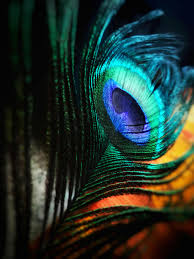
#> input picture Experiment-05/Sample.jpg, 194 x 259 px, found by its file name
$ jupyter execute Practice_Ques_Exp5_CV.ipynb
#> lines starting #> are read from the running program, lines starting #| are printed output that depends on the picture
Q1.Rotate an image by 90 degrees around its center.

[cell 1]
import cv2
import matplotlib.pyplot as plt

image = cv2.imread('/content/drive/MyDrive/Sample.jpg')
#> image is the input picture: shape (259, 194, 3); mean B, G, R 42.9, 49.4, 33.7

(h, w) = image.shape[:2]
#> h = 259; w = 194
center = (w // 2, h // 2)
#> center = (97, 129)

M = cv2.getRotationMatrix2D(center, 90, 1.0)

rotated = cv2.warpAffine(image, M, (w, h))
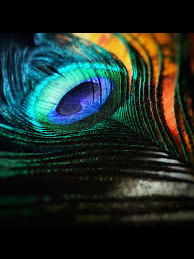
#> rotated: shape (259, 194, 3); mean B, G, R 38.6, 44.5, 29.4

plt.imshow(cv2.cvtColor(image, cv2.COLOR_BGR2RGB))
plt.title('Original Image')
plt.show()

plt.imshow(cv2.cvtColor(rotated, cv2.COLOR_BGR2RGB))
plt.title('Rotated Image')
plt.show()

cv2.waitKey(0)
cv2.destroyAllWindows()

Q2.Translate an image to the left by 30 pixels and up by 50 pixels.

[cell 2]
import cv2
import numpy as np
from google.colab.patches import cv2_imshow

image = cv2.imread('/content/drive/MyDrive/Sample.jpg')

M = np.float32([[1, 0, -30],
                [0, 1, -50]])

(h, w) = image.shape[:2]

# Apply the translation
translated = cv2.warpAffine(image, M, (w, h))
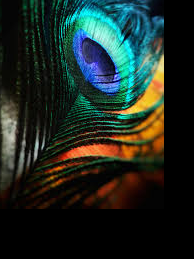
#> translated: shape (259, 194, 3); mean B, G, R 34.6, 41, 30.1

# Display the result
cv2_imshow(image) # Use cv2_imshow instead of cv2.imshow
cv2_imshow(translated) # Use cv2_imshow instead of cv2.imshow
cv2.waitKey(0)
cv2.destroyAllWindows()
